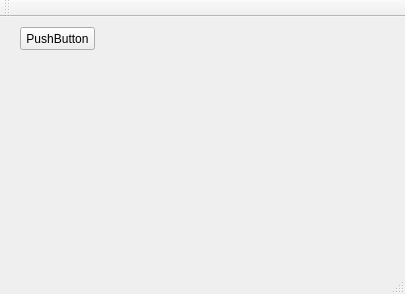
<?xml version="1.0" encoding="UTF-8"?>
<ui version="4.0">
 <class>MainWindow</class>
 <widget class="QMainWindow" name="MainWindow">
  <property name="geometry">
   <rect>
    <x>0</x>
    <y>0</y>
    <width>405</width>
    <height>294</height>
   </rect>
  </property>
  <property name="windowTitle">
   <string>MainWindow</string>
  </property>
  <widget class="QWidget" name="centralWidget">
   <widget class="QPushButton" name="pushButton1">
    <property name="geometry">
     <rect>
      <x>20</x>
      <y>10</y>
      <width>75</width>
      <height>23</height>
     </rect>
    </property>
    <property name="text">
     <string>PushButton</string>
    </property>
   </widget>
  </widget>
  <widget class="QMenuBar" name="menuBar">
   <property name="geometry">
    <rect>
     <x>0</x>
     <y>0</y>
     <width>405</width>
     <height>21</height>
    </rect>
   </property>
  </widget>
  <widget class="QToolBar" name="mainToolBar">
   <attribute name="toolBarArea">
    <enum>TopToolBarArea</enum>
   </attribute>
   <attribute name="toolBarBreak">
    <bool>false</bool>
   </attribute>
  </widget>
  <widget class="QStatusBar" name="statusBar"/>
 </widget>
 <layoutdefault spacing="6" margin="11"/>
 <resources/>
 <connections/>
</ui>
